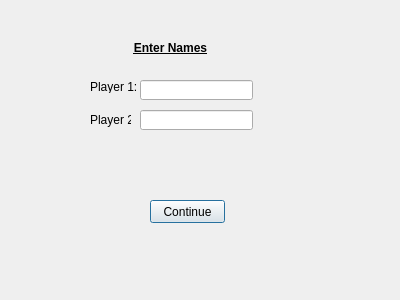
<?xml version="1.0" encoding="UTF-8"?>
<ui version="4.0">
 <class>TwoNamesDB</class>
 <widget class="QDialog" name="TwoNamesDB">
  <property name="geometry">
   <rect>
    <x>0</x>
    <y>0</y>
    <width>400</width>
    <height>300</height>
   </rect>
  </property>
  <property name="windowTitle">
   <string>Dialog</string>
  </property>
  <widget class="QLabel" name="label_2">
   <property name="geometry">
    <rect>
     <x>90</x>
     <y>80</y>
     <width>47</width>
     <height>13</height>
    </rect>
   </property>
   <property name="text">
    <string>Player 1:</string>
   </property>
  </widget>
  <widget class="QPushButton" name="pushButton">
   <property name="geometry">
    <rect>
     <x>150</x>
     <y>200</y>
     <width>75</width>
     <height>23</height>
    </rect>
   </property>
   <property name="text">
    <string>Continue</string>
   </property>
  </widget>
  <widget class="QLabel" name="label_3">
   <property name="geometry">
    <rect>
     <x>90</x>
     <y>110</y>
     <width>41</width>
     <height>20</height>
    </rect>
   </property>
   <property name="text">
    <string>Player 2:</string>
   </property>
  </widget>
  <widget class="QLabel" name="label">
   <property name="geometry">
    <rect>
     <x>90</x>
     <y>40</y>
     <width>161</width>
     <height>16</height>
    </rect>
   </property>
   <property name="font">
    <font>
     <weight>75</weight>
     <bold>true</bold>
     <underline>true</underline>
    </font>
   </property>
   <property name="text">
    <string>Enter Names</string>
   </property>
   <property name="alignment">
    <set>Qt::AlignCenter</set>
   </property>
  </widget>
  <widget class="QLineEdit" name="lineEdit_2">
   <property name="geometry">
    <rect>
     <x>140</x>
     <y>110</y>
     <width>113</width>
     <height>20</height>
    </rect>
   </property>
  </widget>
  <widget class="QLineEdit" name="lineEdit">
   <property name="geometry">
    <rect>
     <x>140</x>
     <y>80</y>
     <width>113</width>
     <height>20</height>
    </rect>
   </property>
  </widget>
 </widget>
 <resources/>
 <connections/>
</ui>
